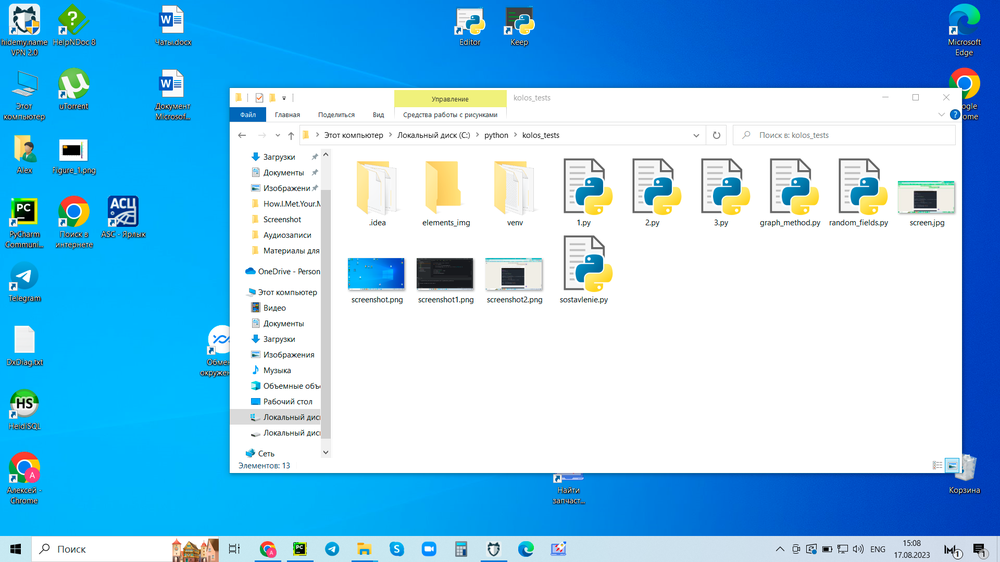
#> input picture screenshot4.png, 1000 x 562 px, shrunk from 1920 x 1080 before the run
$ python 2.py
#> lines starting #> are read from the running program, lines starting #| are printed output that depends on the picture
import cv2
import numpy as np
from sklearn.cluster import KMeans

# Загрузка изображения
image = cv2.imread('screenshot4.png')
#> image is the input picture: shape (562, 1000, 3); mean B, G, R 234.4, 197.3, 135.1

# Преобразование изображения в массив данных
data = image.reshape((-1, 3))

# Создание и обучение модели k-средних
kmeans = KMeans(n_clusters=3)
kmeans.fit(data)

# Предсказание меток для каждого пикселя
labels = kmeans.predict(data)

# Создание нового изображения с использованием меток
new_image = kmeans.cluster_centers_[labels].reshape(image.shape).astype(np.uint8)
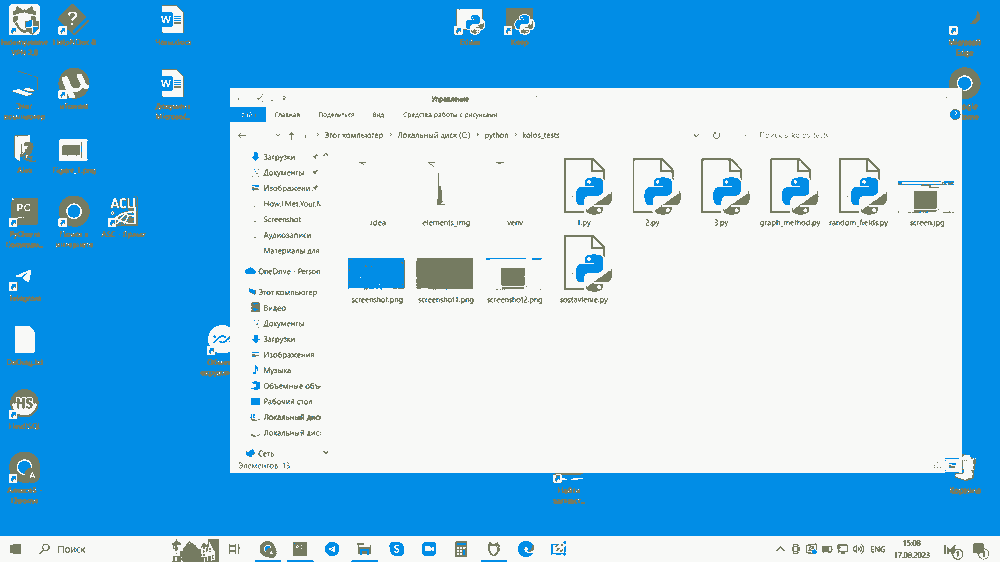
#> new_image: shape (562, 1000, 3); mean B, G, R 233.6, 196.8, 134.7

# Отображение результата
cv2.imshow('Result', new_image)
cv2.waitKey(0)
cv2.destroyAllWindows()

$ run again, with screenshot1.png copied over screenshot4.png
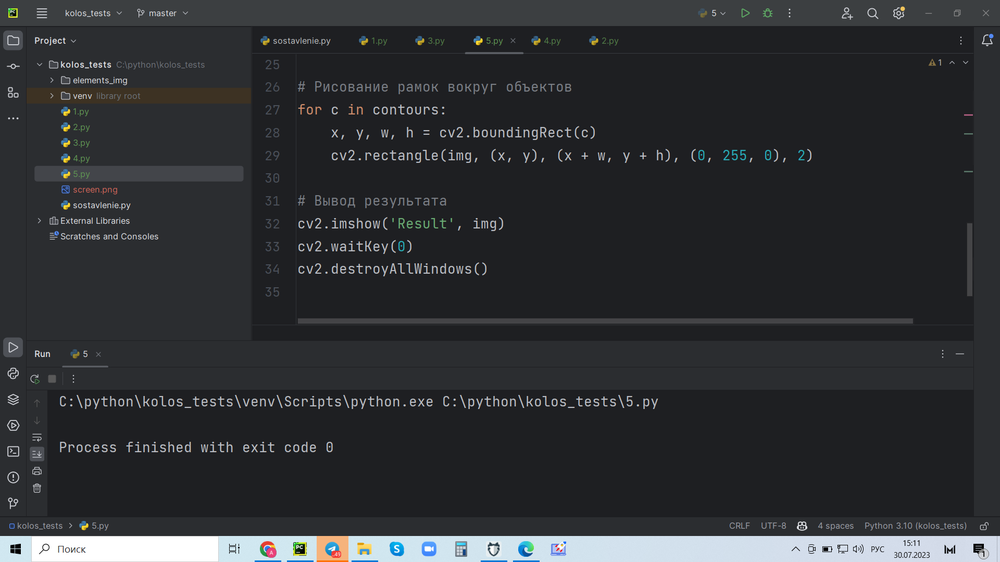
#> input picture screenshot1.png, 1000 x 562 px, shrunk from 1920 x 1080 before the run
#> image is the input picture: shape (562, 1000, 3); mean B, G, R 51.4, 48.4, 46.5
#> `new_image = kmeans.cluster_centers_[labels].reshape(image.shape).astyp..`:
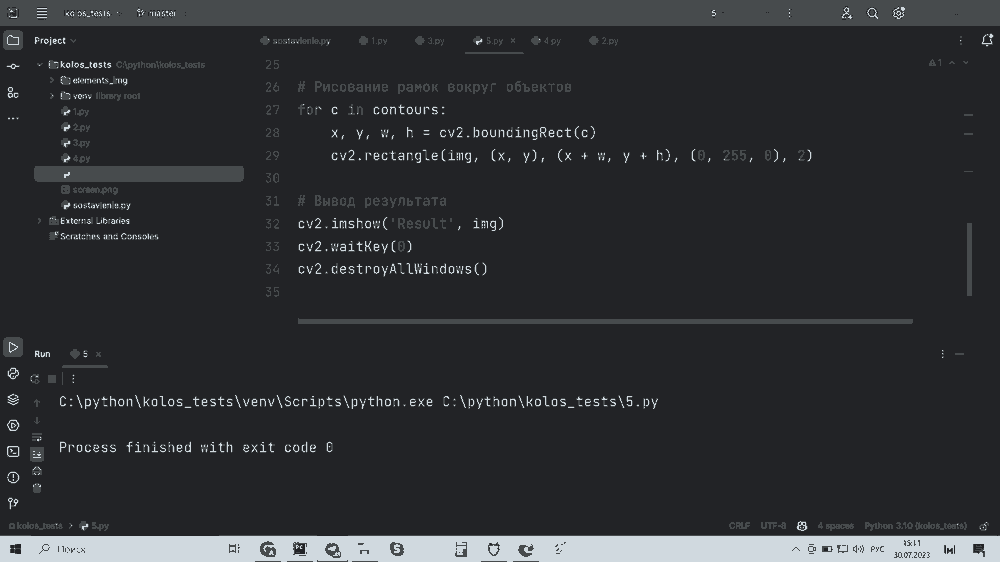
#> new_image: shape (562, 1000, 3); mean B, G, R 51, 47.9, 46.2

$ run again, with screenshot2.png copied over screenshot4.png
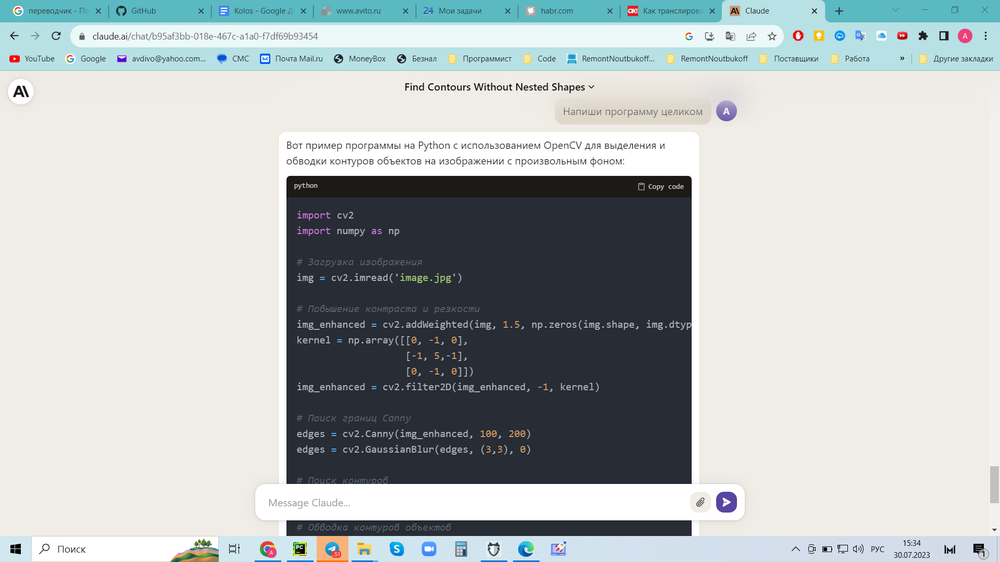
#> input picture screenshot2.png, 1000 x 562 px, shrunk from 1920 x 1080 before the run
#> image is the input picture: shape (562, 1000, 3); mean B, G, R 187.5, 188.5, 182.5
#> `new_image = kmeans.cluster_centers_[labels].reshape(image.shape).astyp..`:
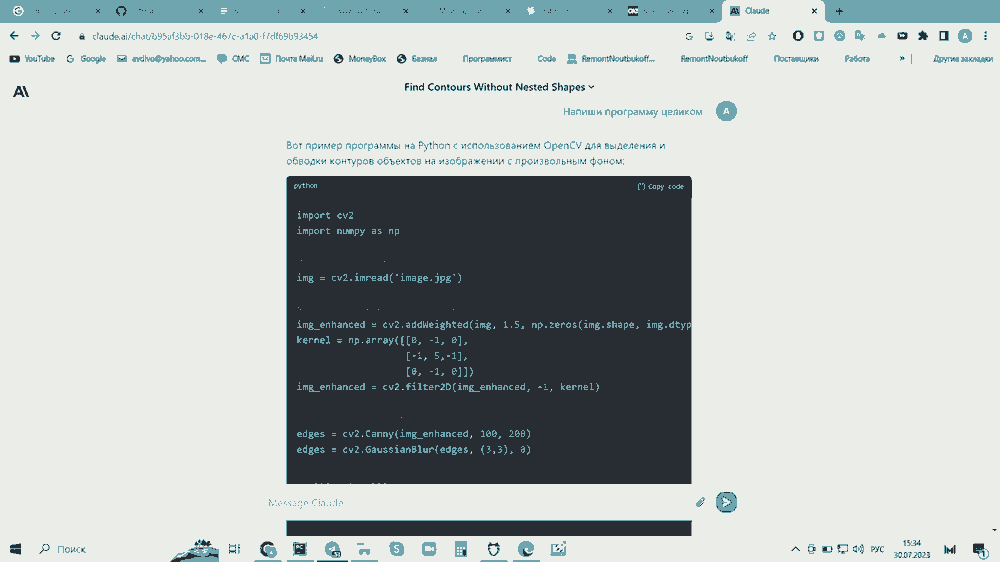
#> new_image: shape (562, 1000, 3); mean B, G, R 187, 188.3, 181.8
